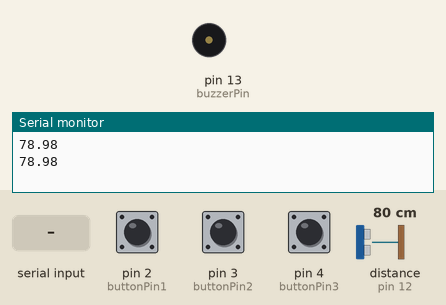
Simulated run of this sketch. Board: Arduino Uno, built with avr-gcc and run on an emulated ATmega328P. Shown: buzzer (waves = sounding), the last lines printed to the serial monitor. Wiring (inferred from the names in the program): ultrasonic range finder: trigger pin 11; echo pin 12. The test bench sets the inputs (shaded band); at power-on: pin 2 (buttonPin1) LOW, pin 3 (buttonPin2) LOW, pin 4 (buttonPin3) LOW, distance to the obstacle (sensor on pin 12) 80 cm. The echo pulse lasts 58.3 µs per cm.

Above: at 1.7 s.
1.8 s: "5" received over Serial
At 2.6 s:
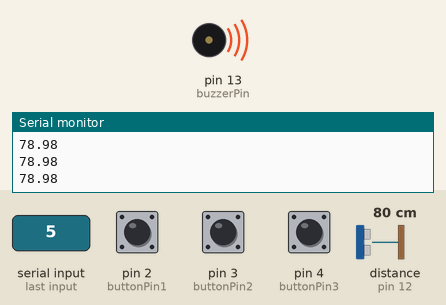
3.4 s: "0" received over Serial
At 4.4 s:
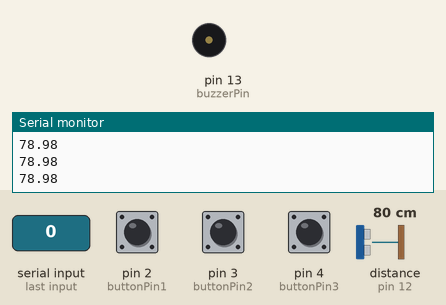
5.3 s: "6" received over Serial
At 6.3 s:
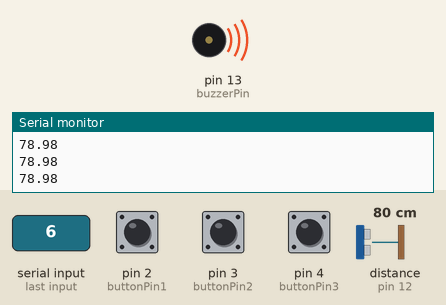
Timing chart, 0 to 13.2 s (numbered marks = the images above; inputs shaded):
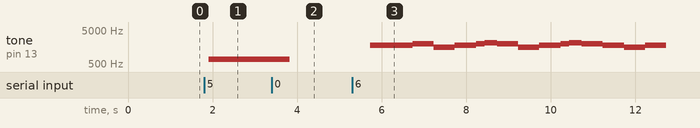

Measured:
- after the input at 1.8 s, tone on pin 13 (buzzerPin): silent → 700 Hz after 0.11 s
- after the input at 3.4 s, tone on pin 13 (buzzerPin): 700 Hz → silent after 0.42 s
- after the input at 5.3 s, tone on pin 13 (buzzerPin): plays 1760 Hz for 1.0 s, 1976 Hz for 0.50 s, 1568 Hz for 0.50 s, 1760 Hz for 0.50 s, 1976 Hz for 0.20 s, 2093 Hz for 0.30 s … (15 notes in this stretch), starting after 0.43 s

The sketch:

Arduino_Calculadora_Hidrica.ino
```cpp
const int buttonPin1 = 2;
int buttonState1 = 0;

const int buttonPin2 = 3;
int buttonState2 = 0;

const int buttonPin3 = 4;
int buttonState3 = 0;

int buzzerPin = 13;


#define trigPin 11
#define echoPin 12

#define NOTE_C6 1047
#define NOTE_D6 1157
#define NOTE_E6 1319
#define NOTE_F6 1397
#define NOTE_G6 1568
#define NOTE_A6 1760
#define NOTE_B6 1976
#define NOTE_C7 2093

void setup() {
  pinMode(buttonPin1, INPUT);
  pinMode(buttonPin2, INPUT);
  pinMode(buttonPin3, INPUT);


  pinMode(trigPin, OUTPUT);
  pinMode(echoPin, INPUT);

  pinMode(buzzerPin, OUTPUT);

  Serial.begin(9600);
}

void loop() {
  buttonState1 = digitalRead(buttonPin1);
  if (buttonState1 == HIGH) {
    Serial.println('1');
    delay(100);
  }


 buttonState2 = digitalRead(buttonPin2);
  if (buttonState2 == HIGH) {
    Serial.println('2');
    delay(100);
  }


   buttonState3 = digitalRead(buttonPin3);
  if (buttonState3 == HIGH) {
    Serial.println('3');
    delay(100);
  }

  digitalWrite(trigPin, HIGH);
  delayMicroseconds(10);
  digitalWrite(trigPin, LOW);
  unsigned long duration = pulseIn(echoPin, HIGH);
  float distance = duration * 0.034 / 2;

  Serial.println(distance);
  delay(900);


  if (Serial.available()) {
    char command = Serial.read();
    delay(100);
    if (command == '5') {
      tone(buzzerPin, 700);
    } else if (command == '0') {
      noTone(buzzerPin);
    } else if( command=='6'){
      playMusic();
    }
  }

}

void playMusic() {
tone(buzzerPin, NOTE_A6, 500);
delay(500);
tone(buzzerPin, NOTE_A6, 500);
delay(500);
tone(buzzerPin, NOTE_B6, 500);
delay(500);
tone(buzzerPin, NOTE_G6, 500);
delay(500);
tone(buzzerPin, NOTE_A6, 500);
delay(500);
tone(buzzerPin, NOTE_B6, 500);
delay(200);
tone(buzzerPin, NOTE_C7, 500);
delay(300);
tone(buzzerPin, NOTE_B6, 500);
delay(500);
tone(buzzerPin, NOTE_G6, 500);
delay(500);
tone(buzzerPin, NOTE_A6, 500);
delay(500);
tone(buzzerPin, NOTE_B6, 500);
delay(200);
tone(buzzerPin, NOTE_C7, 500);
delay(300);
tone(buzzerPin, NOTE_B6, 500);
delay(500);
tone(buzzerPin, NOTE_A6, 500);
delay(500);
tone(buzzerPin, NOTE_G6, 500);
delay(500);
tone(buzzerPin, NOTE_A6, 500);
delay(500);
}
```
